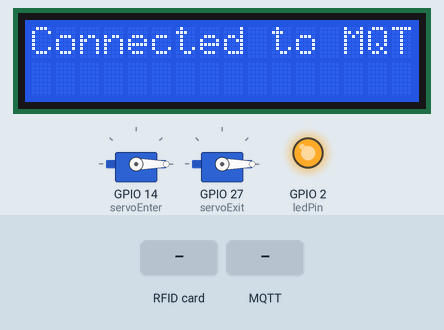
Simulated run of this sketch. Board: ESP32. Shown: 16×2 character LCD, 2 × servo, output pins drawn as LEDs (lit = HIGH). The inputs (shaded band) are chosen by the test bench. WiFi joins after 1.5 s; servers stay silent unless stated; no MQTT or app messages arrive unless stated; what the sketch prints to the serial monitor is not drawn.

Above: at 2.4 s.
5.0 s: RFID card 5E 7A 19 C4 held to the reader
6.5 s: MQTT message "enter" arrives on the first subscribed topic
8.0 s: MQTT message "1" arrives on the first subscribed topic
9.5 s: MQTT message "on" arrives on the first subscribed topic
Timing chart, 0 to 12.0 s (numbered marks = the images above; inputs shaded):
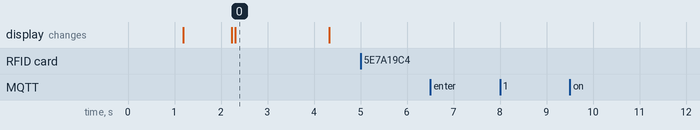

Measured:
- after the input at 5.0 s, every drawn part: stays the same
- after the input at 6.5 s, every drawn part: stays the same
- after the input at 8.0 s, every drawn part: stays the same
- after the input at 9.5 s, every drawn part: stays the same
- what the display in image 0 shows lasts 2.0 s, from 2.3 s to 4.3 s

The sketch:

EntryManagement.ino
```cpp
#include <WiFi.h>
#include <PubSubClient.h>
#include <ESP32Servo.h>
#include <LiquidCrystal_I2C.h>
#include <SPI.h>
#include <MFRC522.h>
#include <WiFiClientSecure.h>

#define RST_PIN 15    // Reset pin for RFID
#define SS_PIN 5      // Slave select pin for RFID
#define RST_PIN_2 16  // Reset pin for second RFID
#define SS_PIN_2 4    // Slave select pin for second RFID

// Wi-Fi and MQTT configuration
const char* ssid = "daphone";
const char* password = "bruhbrub";
const char* mqtt_server = "0011edc280a343e3af6bdd0526addb9e.s1.eu.hivemq.cloud";  // Change to your private MQTT broker IP/domain
const int mqtt_port = 8883;                                                       // Change if your broker uses a different port
const char* mqtt_user = "username1";                                              // Optional: Add if your broker requires authentication
const char* mqtt_password = "userPassword1";                                      // Optional: Add if your broker requires authentication

// Device information
const char* deviceId = "device01";
const char* status_topic = "device/device01/status";
const char* enter_topic = "barrier/enter/response/device01";
const char* exit_topic = "barrier/exit/response/device01";
const char* command_topic = "barrier/device01/command";
const char* lwt_topic = "device/device01/status";

// MQTT statuses
const char* online_status = "{\"status\": \"online\"}";
const char* offline_status = "{\"status\": \"offline\"}";

const int ledPin = 2;  // LED indicator
unsigned long previousMillis = 0;
const long interval = 5000;  // Publish interval for status updates
unsigned long lastDisplayTime = 0;
const long displayDuration = 2000;

bool isEntering = false;
bool isExiting = false;
unsigned long enterOpenTime = 0;
unsigned long exitOpenTime = 0;

// WiFiClient espClient;
// PubSubClient client(espClient);
Servo servoEnter;
Servo servoExit;
LiquidCrystal_I2C lcd(0x27, 16, 2);
MFRC522 mfrc522(SS_PIN, RST_PIN);
MFRC522 mfrc522Enter(SS_PIN_2, RST_PIN_2);

WiFiClientSecure espClient;
PubSubClient client(espClient);

String tagID;
String tagIDEnter;

static const char* root_ca PROGMEM = R"EOF(
-----BEGIN CERTIFICATE-----
MIIFBjCCAu6gAwIBAgIRAIp9PhPWLzDvI4a9KQdrNPgwDQYJKoZIhvcNAQELBQAw
TzELMAkGA1UEBhMCVVMxKTAnBgNVBAoTIEludGVybmV0IFNlY3VyaXR5IFJlc2Vh
cmNoIEdyb3VwMRUwEwYDVQQDEwxJU1JHIFJvb3QgWDEwHhcNMjQwMzEzMDAwMDAw
WhcNMjcwMzEyMjM1OTU5WjAzMQswCQYDVQQGEwJVUzEWMBQGA1UEChMNTGV0J3Mg
RW5jcnlwdDEMMAoGA1UEAxMDUjExMIIBIjANBgkqhkiG9w0BAQEFAAOCAQ8AMIIB
CgKCAQEAuoe8XBsAOcvKCs3UZxD5ATylTqVhyybKUvsVAbe5KPUoHu0nsyQYOWcJ
DAjs4DqwO3cOvfPlOVRBDE6uQdaZdN5R2+97/1i9qLcT9t4x1fJyyXJqC4N0lZxG
AGQUmfOx2SLZzaiSqhwmej/+71gFewiVgdtxD4774zEJuwm+UE1fj5F2PVqdnoPy
6cRms+EGZkNIGIBloDcYmpuEMpexsr3E+BUAnSeI++JjF5ZsmydnS8TbKF5pwnnw
SVzgJFDhxLyhBax7QG0AtMJBP6dYuC/FXJuluwme8f7rsIU5/agK70XEeOtlKsLP
Xzze41xNG/cLJyuqC0J3U095ah2H2QIDAQABo4H4MIH1MA4GA1UdDwEB/wQEAwIB
hjAdBgNVHSUEFjAUBggrBgEFBQcDAgYIKwYBBQUHAwEwEgYDVR0TAQH/BAgwBgEB
/wIBADAdBgNVHQ4EFgQUxc9GpOr0w8B6bJXELbBeki8m47kwHwYDVR0jBBgwFoAU
ebRZ5nu25eQBc4AIiMgaWPbpm24wMgYIKwYBBQUHAQEEJjAkMCIGCCsGAQUFBzAC
hhZodHRwOi8veDEuaS5sZW5jci5vcmcvMBMGA1UdIAQMMAowCAYGZ4EMAQIBMCcG
A1UdHwQgMB4wHKAaoBiGFmh0dHA6Ly94MS5jLmxlbmNyLm9yZy8wDQYJKoZIhvcN
AQELBQADggIBAE7iiV0KAxyQOND1H/lxXPjDj7I3iHpvsCUf7b632IYGjukJhM1y
v4Hz/MrPU0jtvfZpQtSlET41yBOykh0FX+ou1Nj4ScOt9ZmWnO8m2OG0JAtIIE38
01S0qcYhyOE2G/93ZCkXufBL713qzXnQv5C/viOykNpKqUgxdKlEC+Hi9i2DcaR1
e9KUwQUZRhy5j/PEdEglKg3l9dtD4tuTm7kZtB8v32oOjzHTYw+7KdzdZiw/sBtn
UfhBPORNuay4pJxmY/WrhSMdzFO2q3Gu3MUBcdo27goYKjL9CTF8j/Zz55yctUoV
aneCWs/ajUX+HypkBTA+c8LGDLnWO2NKq0YD/pnARkAnYGPfUDoHR9gVSp/qRx+Z
WghiDLZsMwhN1zjtSC0uBWiugF3vTNzYIEFfaPG7Ws3jDrAMMYebQ95JQ+HIBD/R
PBuHRTBpqKlyDnkSHDHYPiNX3adPoPAcgdF3H2/W0rmoswMWgTlLn1Wu0mrks7/q
pdWfS6PJ1jty80r2VKsM/Dj3YIDfbjXKdaFU5C+8bhfJGqU3taKauuz0wHVGT3eo
6FlWkWYtbt4pgdamlwVeZEW+LM7qZEJEsMNPrfC03APKmZsJgpWCDWOKZvkZcvjV
uYkQ4omYCTX5ohy+knMjdOmdH9c7SpqEWBDC86fiNex+O0XOMEZSa8DA
-----END CERTIFICATE-----
)EOF";


void setup() {
  lcd.init();
  lcd.backlight();
  // lcd.setCursor(0, 0);
  // lcd.print("hello");
  Serial.begin(115200);
  SPI.begin();
  mfrc522.PCD_Init();
  mfrc522Enter.PCD_Init();
  servoEnter.attach(14);
  servoEnter.write(0);  // Start with the barrier closed
  servoExit.attach(27);
  servoExit.write(0);
  pinMode(ledPin, OUTPUT);
  digitalWrite(ledPin, HIGH);

  // Connect to Wi-Fi
  connectWiFi();

  // Initialize MQTT
  espClient.setCACert(root_ca);
  client.setServer(mqtt_server, mqtt_port);  // Use the new server and port
  client.setCallback(callback);

  reconnectMQTT();
}

void loop() {
  // Reconnect Wi-Fi if disconnected
  if (WiFi.status() != WL_CONNECTED) {
    connectWiFi();
  }

  // Reconnect MQTT if disconnected
  if (!client.connected()) {
    reconnectMQTT();
  }

  client.loop();

  // Handle card scans
  if (readID()) {
    sendCardID(tagID, "exit");
  }

  if (readIDEnter()) {
    sendCardID(tagIDEnter, "enter");
  }

  if (isEntering && millis() - enterOpenTime >= interval) {
    closeBarrierEnter();
  }
  if (isExiting && millis() - exitOpenTime >= interval) {
    closeBarrierExit();
  }

  if (millis() - lastDisplayTime >= displayDuration) {
    lcd.clear();  // Clear after the duration
  }
}

// Connect to Wi-Fi
void connectWiFi() {
  WiFi.begin(ssid, password);
  while (WiFi.status() != WL_CONNECTED) {
    Serial.println("Connecting to WiFi...");
    delay(1000);
    DisplayText("Connecting to WiFi...");
  }
  Serial.println("Connected to WiFi");
}

// Reconnect to MQTT broker
void reconnectMQTT() {
  while (!client.connected()) {
    Serial.print("Attempting MQTT connection...");
    DisplayText("Connecting to MQTT...");
    // Attempt to connect with credentials
    if (client.connect(deviceId, mqtt_user, mqtt_password, lwt_topic, 1, true, offline_status)) {
      Serial.println("Connected to MQTT!");
      DisplayText("Connected to MQTT!");
      client.publish(status_topic, online_status, true);  // Publish online status
      client.subscribe(enter_topic);
      client.subscribe(exit_topic);


    } else {
      Serial.print("MQTT connection failed, state: ");
      Serial.println(client.state());
      // Wait 5 seconds before retrying
      delay(5000);
    }
  }
}

// Handle received MQTT messages
void callback(char* topic, byte* payload, unsigned int length) {
  String msg;
  for (int i = 0; i < length; i++) {
    msg += (char)payload[i];
  }
  Serial.print("Received from ");
  Serial.print(topic);
  Serial.print(": ");
  Serial.println(msg);

  // Extract the message from the payload
  int startIndex = msg.indexOf("\"message\":\"") + 11;  // Find the start of the message
  int endIndex = msg.indexOf("\"", startIndex);         // Find the end of the message

  // Check if the message was found


  if (String(topic) == exit_topic && msg.indexOf("\"status\":\"valid\"") > 0) {
    openBarrierExit();
  } else if (String(topic) == enter_topic && msg.indexOf("\"status\":\"valid\"") > 0) {
    openBarrierEnter();
  }

  if (startIndex >= 12 && endIndex > startIndex) {
    String messageToDisplay = msg.substring(startIndex, endIndex);  // Extract the message
    DisplayText(messageToDisplay);
  }
}

// Open the barrier
void openBarrierEnter() {
  if (!isEntering) {
    digitalWrite(ledPin, LOW);
    servoEnter.write(90);
    isEntering = true;
    enterOpenTime = millis();  // Record the time the gate was opened
  }
}

// Open the barrier for exit
void openBarrierExit() {
  if (!isExiting) {
    digitalWrite(ledPin, HIGH);
    servoExit.write(90);
    isExiting = true;
    exitOpenTime = millis();  // Record the time the gate was opened
  }
}

// Close the entry barrier
void closeBarrierEnter() {
  servoEnter.write(0);
  isEntering = false;  // Reset state
}

// Close the exit barrier
void closeBarrierExit() {
  servoExit.write(0);
  isExiting = false;  // Reset state
}

// Read RFID tag for exit
boolean readID() {
  if (!mfrc522.PICC_IsNewCardPresent() || !mfrc522.PICC_ReadCardSerial()) return false;

  tagID = "";
  for (uint8_t i = 0; i < 4; i++) {
    tagID.concat(String(mfrc522.uid.uidByte[i], HEX));
  }
  tagID.toUpperCase();
  mfrc522.PICC_HaltA();
  return true;
}

// Read RFID tag for entry
boolean readIDEnter() {
  if (!mfrc522Enter.PICC_IsNewCardPresent() || !mfrc522Enter.PICC_ReadCardSerial()) return false;

  tagIDEnter = "";
  for (uint8_t i = 0; i < 4; i++) {
    tagIDEnter.concat(String(mfrc522Enter.uid.uidByte[i], HEX));
  }
  tagIDEnter.toUpperCase();
  mfrc522Enter.PICC_HaltA();
  return true;
}

// Send card ID to MQTT broker
void sendCardID(String id, String action) {
  String payload = "{\"card_number\": \"" + id + "\", \"embed_id\": \"" + deviceId + "\", \"action\": \"" + action + "\"}";
  const char* topic = (action == "enter") ? "barrier/enter" : "barrier/exit";
  client.publish(topic, payload.c_str());
  Serial.print("Sent to ");
  Serial.print(topic);
  Serial.print(": ");
  Serial.println(payload);
}

// Display message on LCD
void DisplayText(String text) {
    lcd.clear();
    lcd.setCursor(0, 0);
    lcd.print(text);
    lastDisplayTime = millis(); // Record the time of display
}
```
